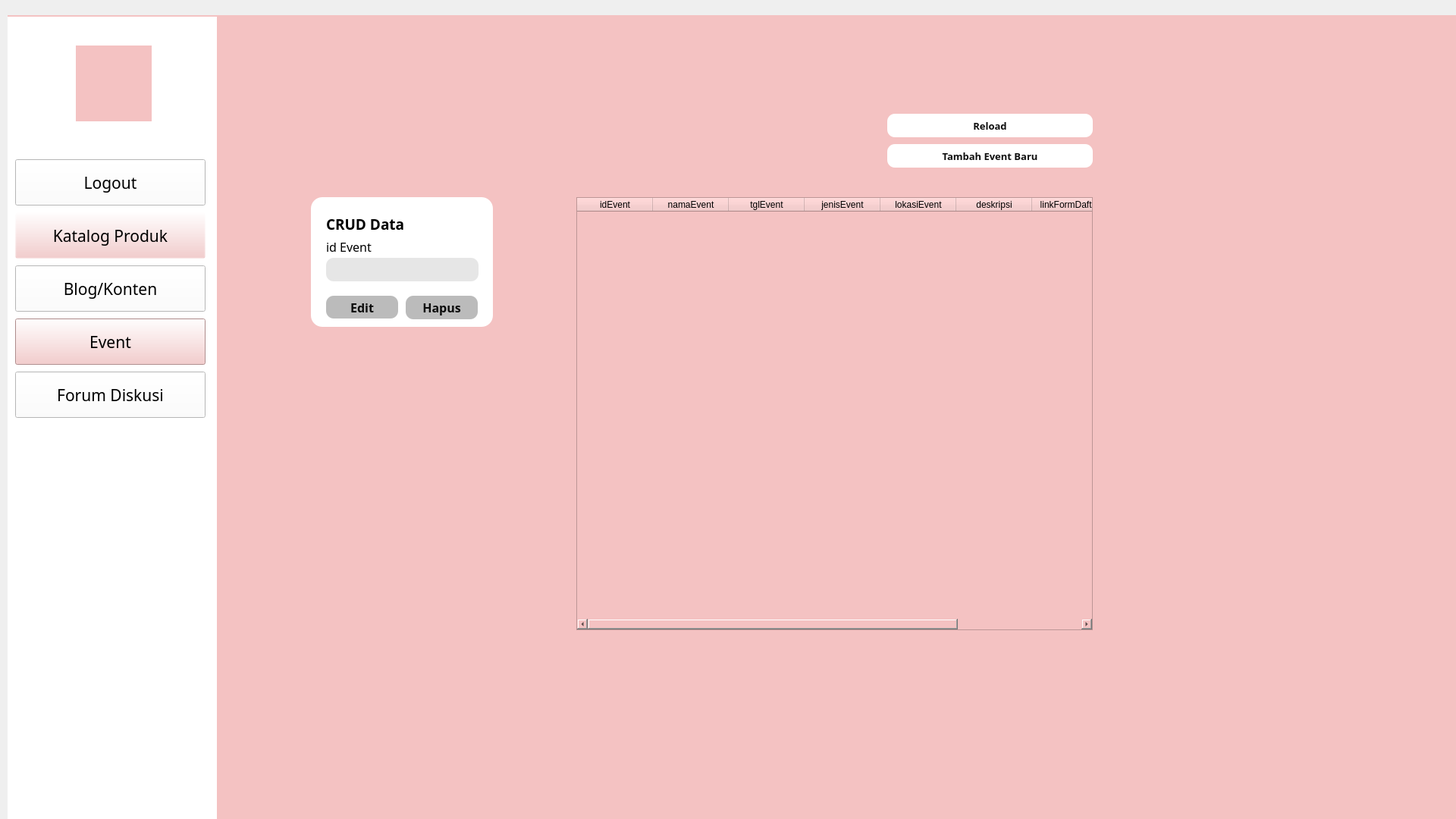
<?xml version="1.0" encoding="UTF-8"?>
<ui version="4.0">
 <class>Form</class>
 <widget class="QWidget" name="Form">
  <property name="enabled">
   <bool>true</bool>
  </property>
  <property name="geometry">
   <rect>
    <x>0</x>
    <y>0</y>
    <width>1920</width>
    <height>1080</height>
   </rect>
  </property>
  <property name="windowTitle">
   <string>Form</string>
  </property>
  <widget class="QWidget" name="widget_2" native="true">
   <property name="geometry">
    <rect>
     <x>10</x>
     <y>20</y>
     <width>1920</width>
     <height>1080</height>
    </rect>
   </property>
   <property name="styleSheet">
    <string notr="true">background-color: rgb(244, 194, 194);</string>
   </property>
   <widget class="QLabel" name="label">
    <property name="geometry">
     <rect>
      <x>-4</x>
      <y>2</y>
      <width>280</width>
      <height>1080</height>
     </rect>
    </property>
    <property name="styleSheet">
     <string notr="true">background-color:rgba(255,255,255,255);
</string>
    </property>
    <property name="text">
     <string/>
    </property>
   </widget>
   <widget class="QLabel" name="logoLM">
    <property name="geometry">
     <rect>
      <x>90</x>
      <y>40</y>
      <width>100</width>
      <height>100</height>
     </rect>
    </property>
    <property name="styleSheet">
     <string notr="true">border-image: url(:/logo/images/logo.jpeg);</string>
    </property>
    <property name="text">
     <string/>
    </property>
   </widget>
   <widget class="QPushButton" name="H_Logout">
    <property name="geometry">
     <rect>
      <x>10</x>
      <y>190</y>
      <width>251</width>
      <height>61</height>
     </rect>
    </property>
    <property name="font">
     <font>
      <family>Poppins</family>
      <pointsize>16</pointsize>
     </font>
    </property>
    <property name="styleSheet">
     <string notr="true">background-color: rgb(255, 255, 255);</string>
    </property>
    <property name="text">
     <string>Logout</string>
    </property>
   </widget>
   <widget class="QPushButton" name="H_KatalogProduk">
    <property name="geometry">
     <rect>
      <x>10</x>
      <y>260</y>
      <width>251</width>
      <height>61</height>
     </rect>
    </property>
    <property name="font">
     <font>
      <family>Poppins</family>
      <pointsize>16</pointsize>
     </font>
    </property>
    <property name="styleSheet">
     <string notr="true">background-color: rgb(244, 194, 194,0);</string>
    </property>
    <property name="text">
     <string>Katalog Produk</string>
    </property>
   </widget>
   <widget class="QPushButton" name="H_Konten">
    <property name="geometry">
     <rect>
      <x>10</x>
      <y>330</y>
      <width>251</width>
      <height>61</height>
     </rect>
    </property>
    <property name="font">
     <font>
      <family>Poppins</family>
      <pointsize>16</pointsize>
     </font>
    </property>
    <property name="styleSheet">
     <string notr="true">background-color: rgb(255, 255, 255);</string>
    </property>
    <property name="text">
     <string>Blog/Konten</string>
    </property>
   </widget>
   <widget class="QPushButton" name="H_Event">
    <property name="geometry">
     <rect>
      <x>10</x>
      <y>400</y>
      <width>251</width>
      <height>61</height>
     </rect>
    </property>
    <property name="font">
     <font>
      <family>Poppins</family>
      <pointsize>16</pointsize>
     </font>
    </property>
    <property name="styleSheet">
     <string notr="true">background-color: rgb(244, 194, 194);</string>
    </property>
    <property name="text">
     <string>Event</string>
    </property>
   </widget>
   <widget class="QPushButton" name="H_ForumDiskusi">
    <property name="geometry">
     <rect>
      <x>10</x>
      <y>470</y>
      <width>251</width>
      <height>61</height>
     </rect>
    </property>
    <property name="font">
     <font>
      <family>Poppins</family>
      <pointsize>16</pointsize>
     </font>
    </property>
    <property name="styleSheet">
     <string notr="true">background-color: rgb(255, 255, 255);</string>
    </property>
    <property name="text">
     <string>Forum Diskusi</string>
    </property>
   </widget>
   <widget class="QPushButton" name="tambahEvent">
    <property name="geometry">
     <rect>
      <x>1160</x>
      <y>170</y>
      <width>271</width>
      <height>31</height>
     </rect>
    </property>
    <property name="font">
     <font>
      <family>Poppins</family>
      <pointsize>10</pointsize>
      <weight>75</weight>
      <bold>true</bold>
     </font>
    </property>
    <property name="styleSheet">
     <string notr="true">QPushButton#tambahEvent{
background-color:rgb(255,255,255,255);
border:none;
color:rgba(0,0,0,240);
border-radius:10px;
}


QPushButton#tambahEvent:hover{
background-color:rgb(255,165,0,255)
}

QPushButton#tambahEvent:pressed{
padding-left: 2px;
padding-top: 2px;
background-color:rgba(0,165,0,255);
}
</string>
    </property>
    <property name="text">
     <string>Tambah Event Baru</string>
    </property>
   </widget>
   <widget class="QTableWidget" name="tabelEvent">
    <property name="geometry">
     <rect>
      <x>750</x>
      <y>240</y>
      <width>681</width>
      <height>571</height>
     </rect>
    </property>
    <property name="font">
     <font>
      <family>Poppins</family>
      <pointsize>12</pointsize>
     </font>
    </property>
    <column>
     <property name="text">
      <string>idEvent</string>
     </property>
    </column>
    <column>
     <property name="text">
      <string>namaEvent</string>
     </property>
    </column>
    <column>
     <property name="text">
      <string>tglEvent</string>
     </property>
    </column>
    <column>
     <property name="text">
      <string>jenisEvent</string>
     </property>
    </column>
    <column>
     <property name="text">
      <string>lokasiEvent</string>
     </property>
    </column>
    <column>
     <property name="text">
      <string>deskripsi</string>
     </property>
    </column>
    <column>
     <property name="text">
      <string>linkFormDaftar</string>
     </property>
    </column>
    <column>
     <property name="text">
      <string>status</string>
     </property>
    </column>
   </widget>
   <widget class="QLabel" name="label_4">
    <property name="geometry">
     <rect>
      <x>400</x>
      <y>240</y>
      <width>240</width>
      <height>171</height>
     </rect>
    </property>
    <property name="styleSheet">
     <string notr="true">background-color: rgb(255,255,255,255);
border-radius:15px;</string>
    </property>
    <property name="text">
     <string/>
    </property>
   </widget>
   <widget class="QLabel" name="label_5">
    <property name="geometry">
     <rect>
      <x>420</x>
      <y>260</y>
      <width>211</width>
      <height>31</height>
     </rect>
    </property>
    <property name="font">
     <font>
      <family>Poppins</family>
      <pointsize>14</pointsize>
      <weight>75</weight>
      <bold>true</bold>
     </font>
    </property>
    <property name="styleSheet">
     <string notr="true">background-color:rgb(0,0,0,0);</string>
    </property>
    <property name="text">
     <string>CRUD Data</string>
    </property>
   </widget>
   <widget class="QPushButton" name="editButton">
    <property name="geometry">
     <rect>
      <x>420</x>
      <y>370</y>
      <width>95</width>
      <height>30</height>
     </rect>
    </property>
    <property name="font">
     <font>
      <family>Poppins</family>
      <pointsize>12</pointsize>
      <weight>75</weight>
      <bold>true</bold>
     </font>
    </property>
    <property name="styleSheet">
     <string notr="true">QPushButton#editButton{
background-color:rgb(187,187,187,255);
border:none;
color:rgba(0,0,0,240);
border-radius:10px;
}


QPushButton#editButton:hover{
background-color:rgb(244,194,194,255)
}

QPushButton#editButton:pressed{
padding-left: 2px;
padding-top: 2px;
background-color:rgba(0,165,0,255);
}
</string>
    </property>
    <property name="text">
     <string>Edit</string>
    </property>
   </widget>
   <widget class="QPushButton" name="hapusButton">
    <property name="geometry">
     <rect>
      <x>525</x>
      <y>370</y>
      <width>95</width>
      <height>31</height>
     </rect>
    </property>
    <property name="font">
     <font>
      <family>Poppins</family>
      <pointsize>12</pointsize>
      <weight>75</weight>
      <bold>true</bold>
     </font>
    </property>
    <property name="styleSheet">
     <string notr="true">QPushButton#hapusButton{
background-color:rgb(187,187,187,255);
border:none;
color:rgba(0,0,0,240);
border-radius:10px;
}


QPushButton#hapusButton:hover{
background-color:rgb(244,194,194,255)
}

QPushButton#hapusButton:pressed{
padding-left: 2px;
padding-top: 2px;
background-color:rgba(0,165,0,255);
}
</string>
    </property>
    <property name="text">
     <string>Hapus</string>
    </property>
   </widget>
   <widget class="QLabel" name="error">
    <property name="geometry">
     <rect>
      <x>750</x>
      <y>210</y>
      <width>581</width>
      <height>21</height>
     </rect>
    </property>
    <property name="font">
     <font>
      <family>Poppins</family>
      <pointsize>10</pointsize>
     </font>
    </property>
    <property name="styleSheet">
     <string notr="true">background-color:rgb(0,0,0,0);
color: red;</string>
    </property>
    <property name="text">
     <string/>
    </property>
   </widget>
   <widget class="QPushButton" name="reloadButton">
    <property name="geometry">
     <rect>
      <x>1160</x>
      <y>130</y>
      <width>271</width>
      <height>31</height>
     </rect>
    </property>
    <property name="font">
     <font>
      <family>Poppins</family>
      <pointsize>10</pointsize>
      <weight>75</weight>
      <bold>true</bold>
     </font>
    </property>
    <property name="styleSheet">
     <string notr="true">QPushButton#reloadButton{
background-color:rgb(255,255,255,255);
border:none;
color:rgba(0,0,0,240);
border-radius:10px;
}


QPushButton#reloadButton:hover{
background-color:rgb(255,165,0,255)
}

QPushButton#reloadButton:pressed{
padding-left: 2px;
padding-top: 2px;
background-color:rgba(0,165,0,255);
}
</string>
    </property>
    <property name="text">
     <string>Reload</string>
    </property>
   </widget>
   <widget class="QLineEdit" name="inputIdEvent">
    <property name="geometry">
     <rect>
      <x>420</x>
      <y>320</y>
      <width>201</width>
      <height>31</height>
     </rect>
    </property>
    <property name="styleSheet">
     <string notr="true">background-color: rgb(0,0,0,25);
border-radius: 10px;
padding-bottom:4px;
padding-left:10px;

</string>
    </property>
    <property name="text">
     <string/>
    </property>
    <property name="alignment">
     <set>Qt::AlignLeading|Qt::AlignLeft|Qt::AlignVCenter</set>
    </property>
   </widget>
   <widget class="QLabel" name="Kategori_2">
    <property name="geometry">
     <rect>
      <x>420</x>
      <y>290</y>
      <width>111</width>
      <height>31</height>
     </rect>
    </property>
    <property name="font">
     <font>
      <family>Poppins</family>
      <pointsize>12</pointsize>
     </font>
    </property>
    <property name="styleSheet">
     <string notr="true">background-color:rgb(0,0,0,0);</string>
    </property>
    <property name="text">
     <string>id Event</string>
    </property>
   </widget>
  </widget>
 </widget>
 <resources/>
 <connections/>
</ui>
